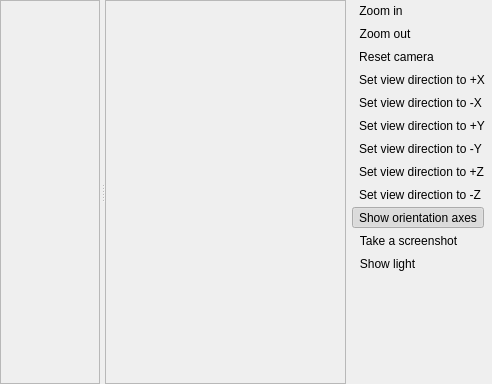
<?xml version="1.0" encoding="UTF-8"?>
<ui version="4.0">
 <class>MeshViewerTabWidget</class>
 <widget class="QWidget" name="MeshViewerTabWidget">
  <property name="geometry">
   <rect>
    <x>0</x>
    <y>0</y>
    <width>492</width>
    <height>384</height>
   </rect>
  </property>
  <property name="windowTitle">
   <string>Form</string>
  </property>
  <layout class="QHBoxLayout" name="horizontalLayout">
   <property name="leftMargin">
    <number>0</number>
   </property>
   <property name="topMargin">
    <number>0</number>
   </property>
   <property name="rightMargin">
    <number>0</number>
   </property>
   <property name="bottomMargin">
    <number>0</number>
   </property>
   <item>
    <widget class="QSplitter" name="splitter">
     <property name="orientation">
      <enum>Qt::Horizontal</enum>
     </property>
     <property name="handleWidth">
      <number>5</number>
     </property>
     <widget class="QFrame" name="frameToolbox">
      <property name="maximumSize">
       <size>
        <width>100</width>
        <height>16777215</height>
       </size>
      </property>
      <property name="frameShape">
       <enum>QFrame::StyledPanel</enum>
      </property>
      <property name="frameShadow">
       <enum>QFrame::Raised</enum>
      </property>
     </widget>
     <widget class="QFrame" name="frameVTK">
      <property name="sizePolicy">
       <sizepolicy hsizetype="Expanding" vsizetype="Preferred">
        <horstretch>0</horstretch>
        <verstretch>0</verstretch>
       </sizepolicy>
      </property>
      <property name="frameShape">
       <enum>QFrame::StyledPanel</enum>
      </property>
      <property name="frameShadow">
       <enum>QFrame::Raised</enum>
      </property>
     </widget>
    </widget>
   </item>
   <item>
    <layout class="QVBoxLayout" name="verticalLayout_5">
     <property name="spacing">
      <number>2</number>
     </property>
     <property name="leftMargin">
      <number>0</number>
     </property>
     <property name="topMargin">
      <number>0</number>
     </property>
     <property name="rightMargin">
      <number>0</number>
     </property>
     <property name="bottomMargin">
      <number>0</number>
     </property>
     <item>
      <widget class="QToolButton" name="btnZoomIn">
       <property name="toolTip">
        <string>Zoom in</string>
       </property>
       <property name="text">
        <string>Zoom in</string>
       </property>
       <property name="icon">
        <iconset resource="meshviewer_res.qrc">
         <normaloff>:/meshviewer/images/zoom-in.svg</normaloff>:/meshviewer/images/zoom-in.svg</iconset>
       </property>
       <property name="shortcut">
        <string>Ctrl++</string>
       </property>
       <property name="autoRaise">
        <bool>true</bool>
       </property>
      </widget>
     </item>
     <item>
      <widget class="QToolButton" name="btnZoomOut">
       <property name="toolTip">
        <string>Zoom out</string>
       </property>
       <property name="text">
        <string>Zoom out</string>
       </property>
       <property name="icon">
        <iconset resource="meshviewer_res.qrc">
         <normaloff>:/meshviewer/images/zoom-out.svg</normaloff>:/meshviewer/images/zoom-out.svg</iconset>
       </property>
       <property name="shortcut">
        <string>Ctrl+-</string>
       </property>
       <property name="autoRaise">
        <bool>true</bool>
       </property>
      </widget>
     </item>
     <item>
      <widget class="QToolButton" name="btnResetCamera">
       <property name="toolTip">
        <string>Reset camera</string>
       </property>
       <property name="text">
        <string>Reset camera</string>
       </property>
       <property name="icon">
        <iconset resource="meshviewer_res.qrc">
         <normaloff>:/meshviewer/images/zoom-fit-best.svg</normaloff>:/meshviewer/images/zoom-fit-best.svg</iconset>
       </property>
       <property name="shortcut">
        <string>Ctrl+R</string>
       </property>
       <property name="autoRaise">
        <bool>true</bool>
       </property>
      </widget>
     </item>
     <item>
      <widget class="QToolButton" name="btnX">
       <property name="toolTip">
        <string>Set view direction to +X</string>
       </property>
       <property name="text">
        <string>Set view direction to +X</string>
       </property>
       <property name="icon">
        <iconset resource="meshviewer_res.qrc">
         <normaloff>:/meshviewer/images/x+.png</normaloff>:/meshviewer/images/x+.png</iconset>
       </property>
       <property name="autoRaise">
        <bool>true</bool>
       </property>
      </widget>
     </item>
     <item>
      <widget class="QToolButton" name="btnX_">
       <property name="toolTip">
        <string>Set view direction to -X</string>
       </property>
       <property name="text">
        <string>Set view direction to -X</string>
       </property>
       <property name="icon">
        <iconset resource="meshviewer_res.qrc">
         <normaloff>:/meshviewer/images/x-.png</normaloff>:/meshviewer/images/x-.png</iconset>
       </property>
       <property name="autoRaise">
        <bool>true</bool>
       </property>
      </widget>
     </item>
     <item>
      <widget class="QToolButton" name="btnY">
       <property name="toolTip">
        <string>Set view direction to +Y</string>
       </property>
       <property name="text">
        <string>Set view direction to +Y</string>
       </property>
       <property name="icon">
        <iconset resource="meshviewer_res.qrc">
         <normaloff>:/meshviewer/images/y+.png</normaloff>:/meshviewer/images/y+.png</iconset>
       </property>
       <property name="autoRaise">
        <bool>true</bool>
       </property>
      </widget>
     </item>
     <item>
      <widget class="QToolButton" name="btnY_">
       <property name="toolTip">
        <string>Set view direction to -Y</string>
       </property>
       <property name="text">
        <string>Set view direction to -Y</string>
       </property>
       <property name="icon">
        <iconset resource="meshviewer_res.qrc">
         <normaloff>:/meshviewer/images/y-.png</normaloff>:/meshviewer/images/y-.png</iconset>
       </property>
       <property name="autoRaise">
        <bool>true</bool>
       </property>
      </widget>
     </item>
     <item>
      <widget class="QToolButton" name="btnZ">
       <property name="toolTip">
        <string>Set view direction to +Z</string>
       </property>
       <property name="text">
        <string>Set view direction to +Z</string>
       </property>
       <property name="icon">
        <iconset resource="meshviewer_res.qrc">
         <normaloff>:/meshviewer/images/z+.png</normaloff>:/meshviewer/images/z+.png</iconset>
       </property>
       <property name="autoRaise">
        <bool>true</bool>
       </property>
      </widget>
     </item>
     <item>
      <widget class="QToolButton" name="btnZ_">
       <property name="toolTip">
        <string>Set view direction to -Z</string>
       </property>
       <property name="text">
        <string>Set view direction to -Z</string>
       </property>
       <property name="icon">
        <iconset resource="meshviewer_res.qrc">
         <normaloff>:/meshviewer/images/z-.png</normaloff>:/meshviewer/images/z-.png</iconset>
       </property>
       <property name="autoRaise">
        <bool>true</bool>
       </property>
      </widget>
     </item>
     <item>
      <widget class="QToolButton" name="btnShowAxes">
       <property name="toolTip">
        <string>Show orientation axes</string>
       </property>
       <property name="text">
        <string>Show orientation axes</string>
       </property>
       <property name="icon">
        <iconset resource="meshviewer_res.qrc">
         <normaloff>:/meshviewer/images/xyz2.png</normaloff>:/meshviewer/images/xyz2.png</iconset>
       </property>
       <property name="checkable">
        <bool>true</bool>
       </property>
       <property name="checked">
        <bool>true</bool>
       </property>
       <property name="autoRaise">
        <bool>true</bool>
       </property>
      </widget>
     </item>
     <item>
      <widget class="QToolButton" name="btnScreenShot">
       <property name="toolTip">
        <string>Take a screenshot</string>
       </property>
       <property name="text">
        <string>Take a screenshot</string>
       </property>
       <property name="icon">
        <iconset resource="meshviewer_res.qrc">
         <normaloff>:/meshviewer/images/camera.svg</normaloff>:/meshviewer/images/camera.svg</iconset>
       </property>
       <property name="shortcut">
        <string>Ctrl+Shift+C</string>
       </property>
       <property name="autoRaise">
        <bool>true</bool>
       </property>
      </widget>
     </item>
     <item>
      <widget class="QToolButton" name="btnLight">
       <property name="toolTip">
        <string>Show light</string>
       </property>
       <property name="text">
        <string>Show light</string>
       </property>
       <property name="icon">
        <iconset resource="meshviewer_res.qrc">
         <normaloff>:/meshviewer/images/light.svg</normaloff>:/meshviewer/images/light.svg</iconset>
       </property>
       <property name="shortcut">
        <string>Ctrl+L</string>
       </property>
       <property name="checkable">
        <bool>true</bool>
       </property>
       <property name="autoRaise">
        <bool>true</bool>
       </property>
      </widget>
     </item>
     <item>
      <spacer name="verticalSpacer_2">
       <property name="orientation">
        <enum>Qt::Vertical</enum>
       </property>
       <property name="sizeHint" stdset="0">
        <size>
         <width>20</width>
         <height>40</height>
        </size>
       </property>
      </spacer>
     </item>
    </layout>
   </item>
  </layout>
 </widget>
 <resources>
  <include location="meshviewer_res.qrc"/>
 </resources>
 <connections/>
</ui>
